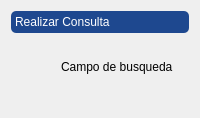
               <widget class="QWidget" name="page_cinco">
                <layout class="QHBoxLayout" name="horizontalLayout_7">
                 <item>
                  <widget class="QToolBox" name="toolBox_5">
                   <property name="styleSheet">
                    <string notr="true">
QToolBox::tab {
	background-color:  rgb(255,255,255);
	border-radius: 5px;
	color: rgb(0,0,0);
	font: 75 8pt &quot;Ms Shell Dlg 2&quot;;
}

QToolBox::tab:selected {
	background-color: rgb(30, 72, 143);
	font: 75 12pt &quot;MS Shell Dlg 2&quot;;
	color: rgb(255,255,255);
}
</string>
                   </property>
                   <property name="currentIndex">
                    <number>0</number>
                   </property>
                   <widget class="QWidget" name="c_consulta">
                    <property name="geometry">
                     <rect>
                      <x>0</x>
                      <y>0</y>
                      <width>787</width>
                      <height>538</height>
                     </rect>
                    </property>
                    <attribute name="label">
                     <string>Realizar Consulta</string>
                    </attribute>
                    <widget class="QPushButton" name="bt_buscar_C_2">
                     <property name="geometry">
                      <rect>
                       <x>390</x>
                       <y>20</y>
                       <width>31</width>
                       <height>23</height>
                      </rect>
                     </property>
                     <property name="text">
                      <string/>
                     </property>
                     <property name="icon">
                      <iconset>
                       <normaloff>images/3844432-magnifier-search-zoom_110300.png</normaloff>images/3844432-magnifier-search-zoom_110300.png</iconset>
                     </property>
                    </widget>
                    <widget class="QLineEdit" name="le_campobusqueda_C">
                     <property name="geometry">
                      <rect>
                       <x>220</x>
                       <y>20</y>
                       <width>151</width>
                       <height>20</height>
                      </rect>
                     </property>
                     <property name="styleSheet">
                      <string notr="true">
font:87 10pt &quot;Arial Black&quot;;
color:rgb(255,255,255);

</string>
                     </property>
                     <property name="text">
                      <string/>
                     </property>
                    </widget>
                    <widget class="QLabel" name="label_48">
                     <property name="geometry">
                      <rect>
                       <x>50</x>
                       <y>20</y>
                       <width>151</width>
                       <height>16</height>
                      </rect>
                     </property>
                     <property name="text">
                      <string>Campo de busqueda</string>
                     </property>
                    </widget>
                    <widget class="QTableWidget" name="table_C">
                     <property name="geometry">
                      <rect>
                       <x>10</x>
                       <y>70</y>
                       <width>771</width>
                       <height>451</height>
                      </rect>
                     </property>
                     <column>
                      <property name="text">
                       <string>New Column</string>
                      </property>
                     </column>
                     <column>
                      <property name="text">
                       <string>No. Factura</string>
                      </property>
                     </column>
                     <column>
                      <property name="text">
                       <string>Nombre</string>
                      </property>
                     </column>
                     <column>
                      <property name="text">
                       <string>Apellido</string>
                      </property>
                     </column>
                     <column>
                      <property name="text">
                       <string>Empleado</string>
                      </property>
                     </column>
                     <column>
                      <property name="text">
                       <string>Fecha facturación</string>
                      </property>
                     </column>
                     <column>
                      <property name="text">
                       <string>Forma de pago</string>
                      </property>
                     </column>
                     <column>
                      <property name="text">
                       <string>IVA</string>
                      </property>
                     </column>
                    </widget>
                   </widget>
                  </widget>
                 </item>
                </layout>
               </widget>
